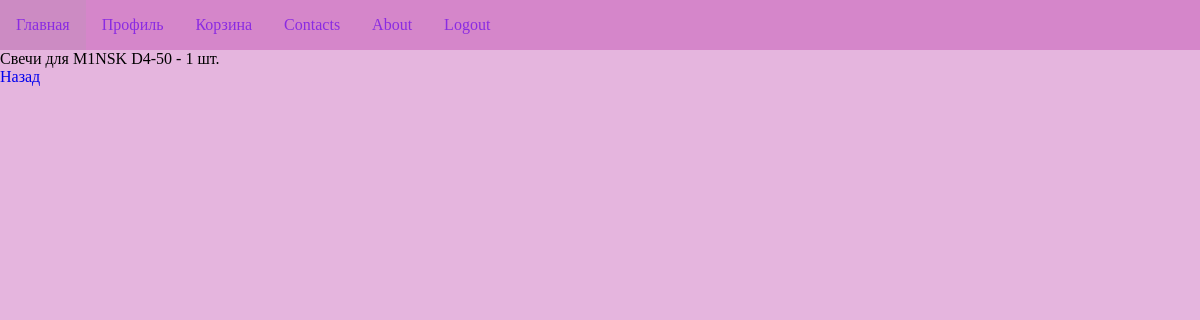
Before: /profile/order/2 (signed in) with the older database file.
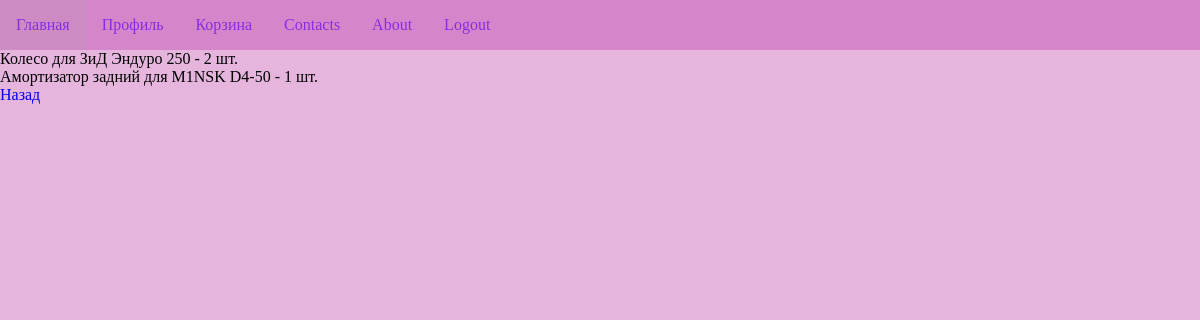
After: the same page with the newer database file.
### app/models.py (models this page shows, shortened)
class Basket(Base):
    __tablename__ = 'basket'
    id = Column(Integer, primary_key=True)
    amount = Column(Integer)
    part_id = Column(Integer, ForeignKey('part.id'))
    part = relationship('Part', back_populates='parent')
    order_id = Column(Integer, ForeignKey('order.id'))
    order = relationship('Order', back_populates='parent')

class Part(Base):
    __tablename__ = 'part'
    id = Column(Integer, primary_key=True)
    part_number = Column(String)
    description = Column(String)  # полное название детали
    price = Column(Integer)
    amount = Column(Integer)
    model_id = Column(Integer, ForeignKey('model.id'),  nullable=False)
    model = relationship('Model', back_populates="parent")
    element_id = Column(Integer, ForeignKey('element.id'), nullable=False)
    element = relationship('Element', back_populates="parent")
    parent = relationship('Basket', back_populates='part')   # переделать

class Brand(Base):
    __tablename__ = 'brand'
    id = Column(Integer, primary_key=True)
    brand_name = Column(String(30))
    parent = relationship('Model', back_populates='brand')

class Model(Base):
    __tablename__ = 'model'
    id = Column(Integer, primary_key=True)
    model_name = Column(String)
    brand_id = Column(Integer, ForeignKey('brand.id'), nullable=False)
    brand = relationship('Brand', back_populates="parent")
    type_id = Column(Integer, ForeignKey('type.id'), nullable=False)
    type = relationship('Type', back_populates="parent")
    parent = relationship('Part', back_populates='model')
    image_id = Column(Integer, ForeignKey('element_image.id'))

### app/main/routes.py (the view)
@bp.get('/profile/order/<order_id>')
@login_required
def order(order_id):
    parts = session.query(Basket).filter_by(order_id=order_id).all()
    return render_template('main/order.html', parts=parts)

### app/models.py (called while the page is built)
@login.user_loader
def load_user(id):
    user = session.query(User).get(int(id))
    return user

### app/templates/main/order.html
{% extends "base.html" %}
{% block content %}
{% for part in parts %}
    {{ part.part.description }} для {{ part.part.model.brand.brand_name }}
{{ part.part.model.model_name }} - {{ part.amount }} шт.<br>
{% endfor %}
<a href="{{ url_for('main.profile', username=current_user.name, id=current_user.id) }}">Назад</a>
{% endblock %}

Changed rows visible on the page:
added Basket: part.description "Колесо", part.model.brand.brand_name "ЗиД", part.model.model_name "Эндуро 250", amount "2"
changed Basket "M1NSK": part.description "Свечи" → "Амортизатор задний"
